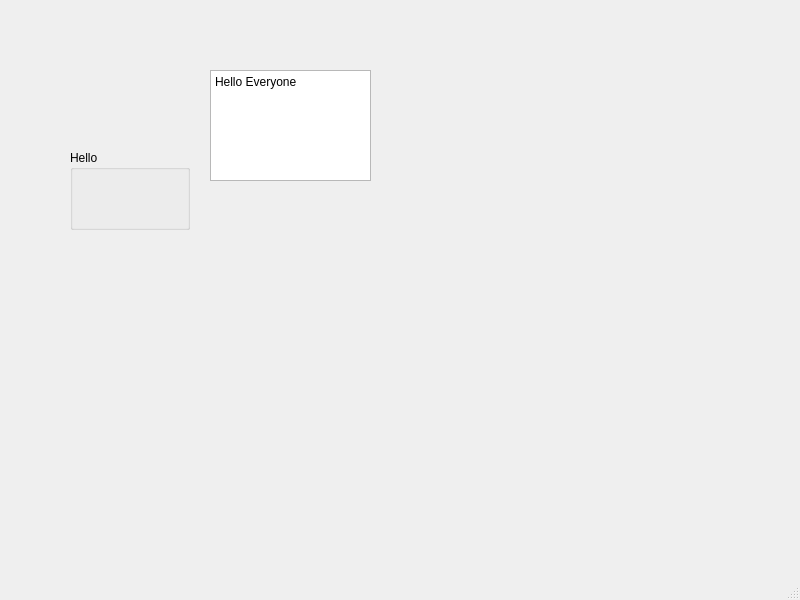
<?xml version="1.0" encoding="UTF-8"?>
<ui version="4.0">
 <class>MainWindow</class>
 <widget class="QMainWindow" name="MainWindow">
  <property name="geometry">
   <rect>
    <x>0</x>
    <y>0</y>
    <width>800</width>
    <height>600</height>
   </rect>
  </property>
  <property name="windowTitle">
   <string>MainWindow</string>
  </property>
  <widget class="QWidget" name="centralwidget">
   <widget class="QGroupBox" name="groupBox">
    <property name="geometry">
     <rect>
      <x>70</x>
      <y>150</y>
      <width>120</width>
      <height>80</height>
     </rect>
    </property>
    <property name="title">
     <string>Hello</string>
    </property>
   </widget>
   <widget class="QTextBrowser" name="textBrowser">
    <property name="geometry">
     <rect>
      <x>210</x>
      <y>70</y>
      <width>161</width>
      <height>111</height>
     </rect>
    </property>
    <property name="html">
     <string>&lt;!DOCTYPE HTML PUBLIC &quot;-//W3C//DTD HTML 4.0//EN&quot; &quot;http://www.w3.org/TR/REC-html40/strict.dtd&quot;&gt;
&lt;html&gt;&lt;head&gt;&lt;meta name=&quot;qrichtext&quot; content=&quot;1&quot; /&gt;&lt;meta charset=&quot;utf-8&quot; /&gt;&lt;style type=&quot;text/css&quot;&gt;
p, li { white-space: pre-wrap; }
hr { height: 1px; border-width: 0; }
&lt;/style&gt;&lt;/head&gt;&lt;body style=&quot; font-family:'Segoe UI'; font-size:9pt; font-weight:400; font-style:normal;&quot;&gt;
&lt;p align=&quot;justify&quot; style=&quot; margin-top:0px; margin-bottom:0px; margin-left:0px; margin-right:0px; -qt-block-indent:0; text-indent:0px;&quot;&gt;Hello Everyone&lt;/p&gt;&lt;/body&gt;&lt;/html&gt;</string>
    </property>
   </widget>
  </widget>
  <widget class="QMenuBar" name="menubar">
   <property name="geometry">
    <rect>
     <x>0</x>
     <y>0</y>
     <width>800</width>
     <height>22</height>
    </rect>
   </property>
  </widget>
  <widget class="QStatusBar" name="statusbar"/>
 </widget>
 <resources/>
 <connections/>
</ui>
